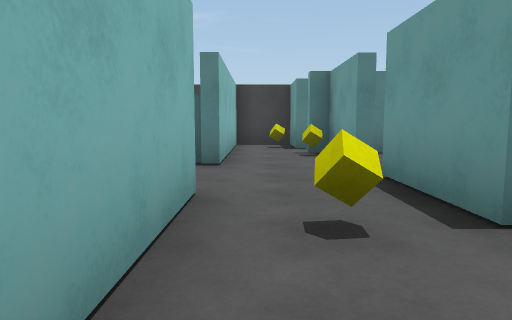
View 1 (above)

20 first-person views from a walk through a Unity game level. The camera is 1.2 m above the floor, tilts 6° down and sees 70° across. The floor is counted in squares, 2 m on a side. Each view is taken from the middle of a square. On the plan, view 1 faces up. The plan holds only what a view shows up to about 10 squares ahead; the rest is blank. The place goes on beyond the plan. The player character is not drawn. Some animated figures are not drawn.

View 2
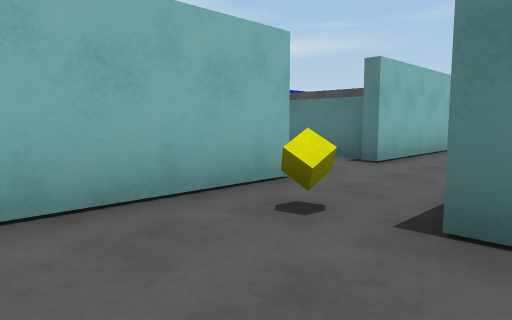

View 3
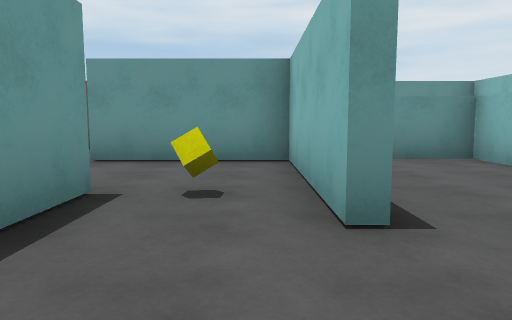

View 4
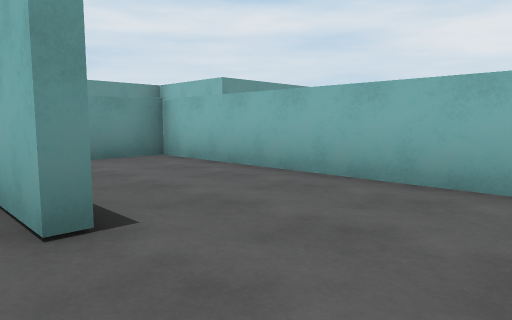

View 5
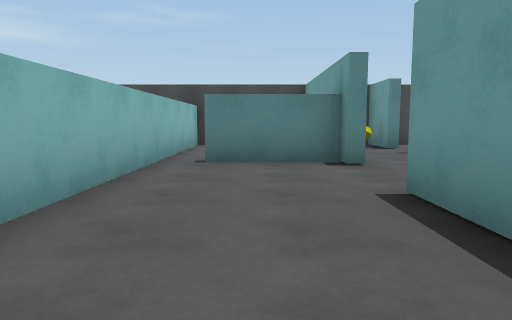

View 6
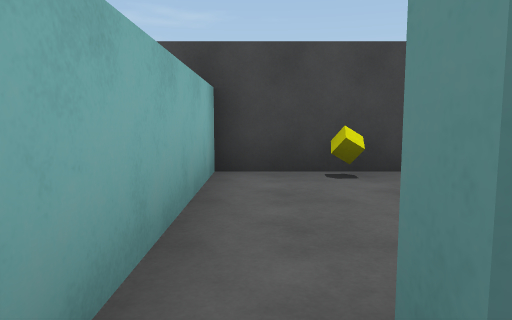

View 7
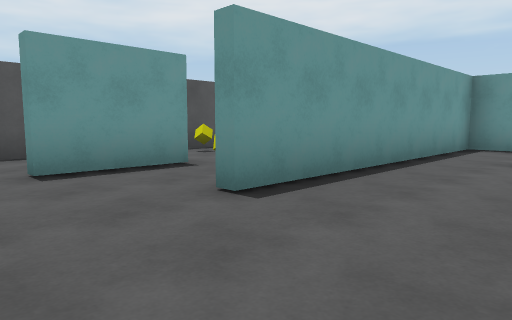

View 8
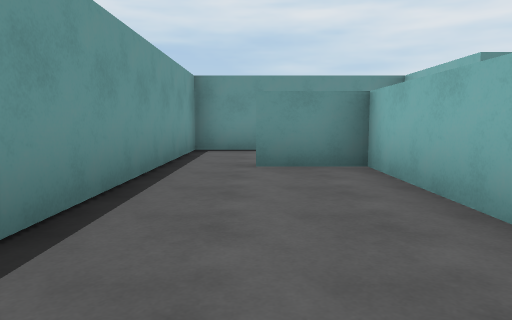

View 9
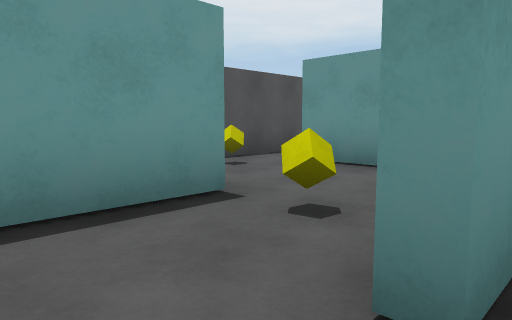

View 10
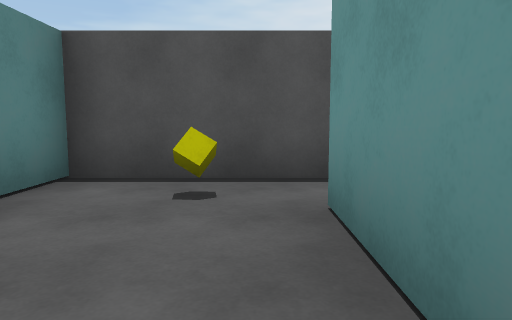

View 11
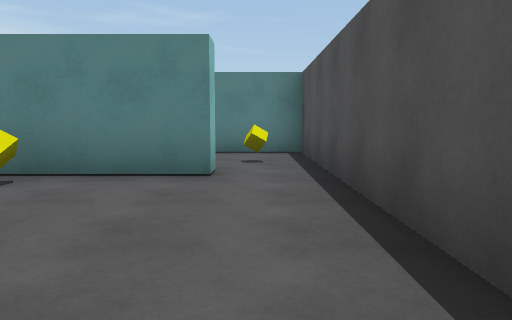

View 12
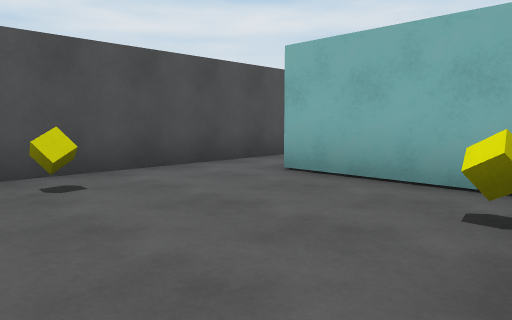

View 13
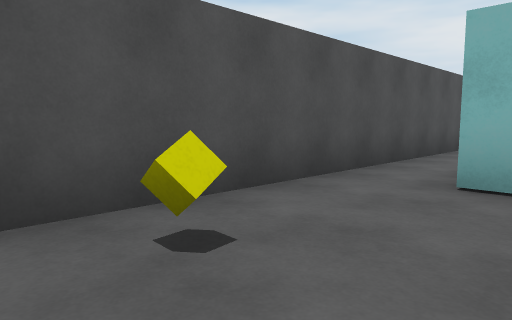

View 14
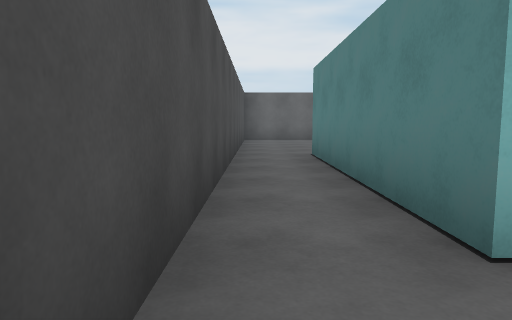

View 15
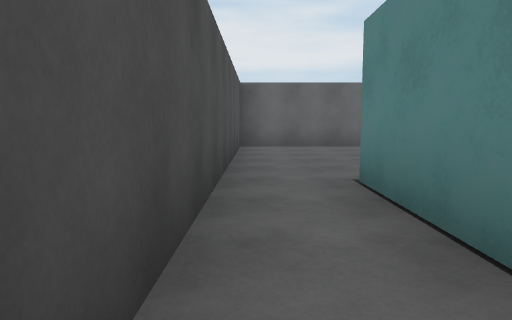

View 16
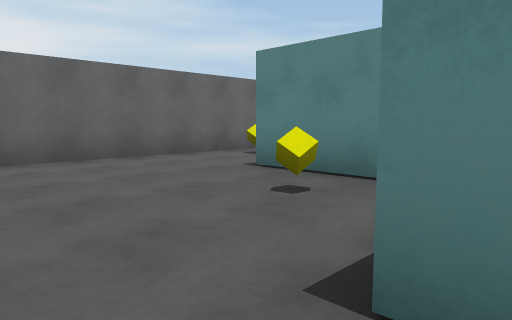

View 17
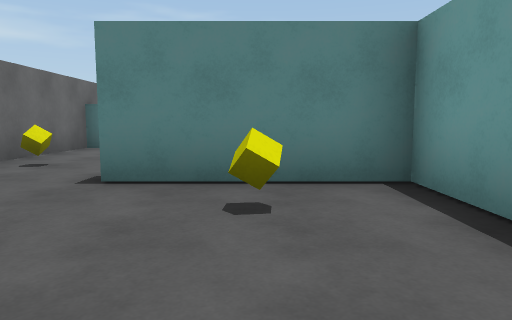

View 18
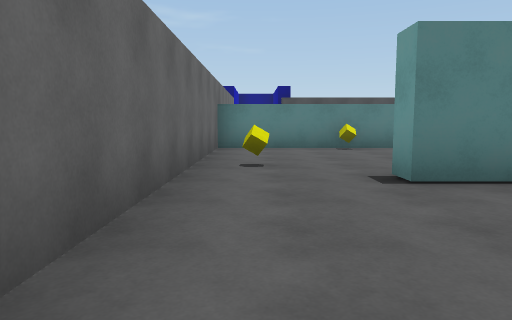

View 19
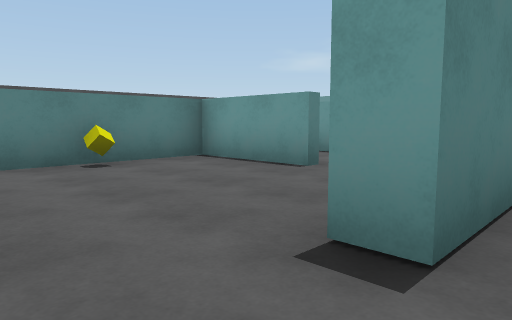

View 20
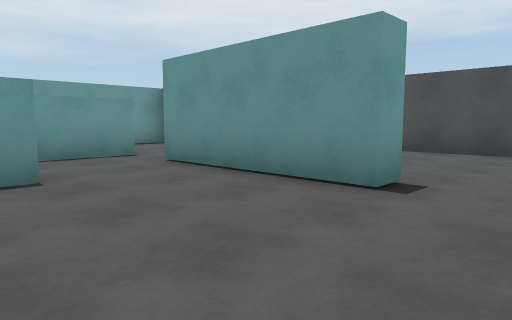

### Floor plan
Points are (right, up) in squares from view 1. A wall is a line through its corners. A room is listed if a view was taken in it or the views show most of it. See-through windows are left out.
Room 1 (views 1, 2, 10)
walls: (2.4, 2) (1.4, 2); (-0.5, 3.1) (-0.5, -0.5) (2.5, -0.5)
ways out: opening at (0, 2) to room 2; opening at (1.5, 0.5) to room 9
objects: yellow cube (0, 2)
Room 2 (views 3, 4)
walls: (1.4, 5) (1.4, 6.9); (0.9, 8) (0.9, 9.4) (-0.5, 9.4) (-0.5, 5); (1.4, 2) (1.4, 4)
ways out: opening at (0, 2) to room 1; opening at (-1, 3.5) to room 3; gap at (1, 8)
objects: yellow cube (0, 8)
Room 3 (views 5, 6, 7, 8, 9)
walls: (-0.8, -1) (-0.8, 3); (-0.6, 5.4) (-2.7, 5.4); (-3.5, 5.4) (-3.5, -1) (-2, -1)
ways out: opening at (-1, 3.5) to room 2; opening at (-3, 5) to room 7; gap at (-2, -1) to room 8
Room 4 (views 11, 12, 13, 14)
walls: (3.9, -3.9) (3.9, -0.5); (2.5, -0.5) (2.5, -1) (0.1, -1); (-0.5, -1.6) (-0.5, -4); (-0.4, -5.4) (2.6, -5.4)
ways out: opening at (-1, -5) to room 5; opening at (3, -1) to room 9
objects: yellow cube (0, -2); yellow cube (2, -5)
Room 5 (views 15, 16, 17, 18, 19)
walls: (-5.5, -3) (-5.5, -1.5) (-8.5, -1.5); (-10.9, -1.5) (-10.9, -5.4) (-0.4, -5.4); (-0.5, -4) (-5.5, -4)
ways out: opening at (-1, -5) to room 4; opening at (-9.5, -1) to room 6
objects: yellow cube (-7, -3)
Room 6 (view 20)
walls: (-6, 0.9) (-6, 3.4) (-10.9, 3.4) (-10.9, -1.5); (-8.5, -1.5) (-8.5, -1) (-5, -1)
ways out: opening at (-9.5, -1) to room 5; opening at (-6, 0)
objects: yellow cube (-10, 0)
Room 7 (no view inside)
walls: (-1.1, 9.4) (-3.5, 9.4) (-3.5, 5.4)
ways out: opening at (-3, 5) to room 3
objects: yellow cube (-2, 9)
Room 8 (no view inside)
walls: (-2, -3.5) (-0.8, -3.5) (-0.8, -1)
ways out: gap at (-2, -1) to room 3
Room 9 (no view inside)
walls: (3.9, -0.5) (3.9, 2) (2.4, 2)
ways out: opening at (1.5, 0.5) to room 1; opening at (3, -1) to room 4
objects: yellow cube (3, 0)

Where each view was taken, in squares from view 1:
view 1: 0 up, 0 right, facing up
view 2: 0 up, 2 right, facing up-left
view 3: 5 up, 0 right, facing down
view 4: 5 up, 0 right, facing down-left
view 5: 0 up, 2 left, facing up
view 6: 5 up, 3 left, facing up
view 7: 5 up, 3 left, facing down-right
view 8: 4 up, 2 left, facing down
view 9: 4 up, 1 left, facing down-right
view 10: 0 up, 0 right, facing right
view 11: 5 down, 3 right, facing up
view 12: 1 down, 3 right, facing down-left
view 13: 3 down, 3 right, facing down-left
view 14: 5 down, 1 right, facing left
view 15: 5 down, 2 left, facing left
view 16: 5 down, 5 left, facing up-left
view 17: 5 down, 7 left, facing up
view 18: 5 down, 10 left, facing up
view 19: 2 down, 10 left, facing up-right
view 20: 2 up, 10 left, facing down-right
